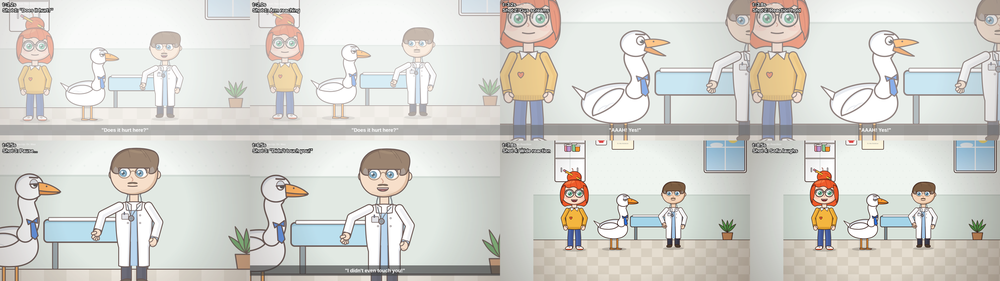
#> input picture test_scene2_stills.png, 1000 x 281 px, shrunk from 3840 x 1080 before the run
$ python prep.py ../../../../test_scene2_stills.png ../../../../drmax_sheet.png
#> lines starting #> are read from the running program, lines starting #| are printed output that depends on the picture
"""The print texture: the Commons scan (1920x1080, a later drawing, public domain) on a 40 px paper margin.
Nothing is added to the picture itself. usage: python -I tools/prep.py <src.jpg> <dir>"""
import sys, os
import numpy as np
from PIL import Image
src, D = sys.argv[1], sys.argv[2]
im = np.asarray(Image.open(src).convert('L'), dtype=np.float32) / 255.0
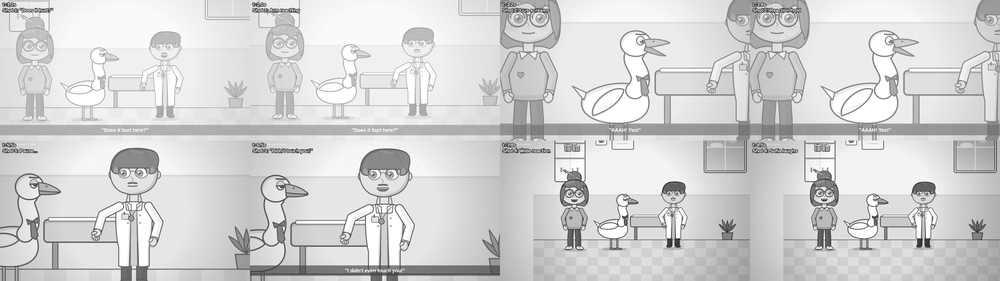
#> im: shape (281, 1000) float32; min 0.114, max 1, mean 0.827
h, w = im.shape; M = 40
#> after `h, w = im.shape`: h = 281; w = 1000
paper = np.ones((h + 2 * M, w + 2 * M, 3), np.float32) * np.array([0.925, 0.915, 0.885], np.float32)
rng = np.random.default_rng(7)
paper *= 1 + (rng.standard_normal(paper.shape[:2])[..., None] * 0.012)
tint = np.array([1.0, 0.99, 0.965], np.float32)
paper[M:M + h, M:M + w] = im[..., None] * tint
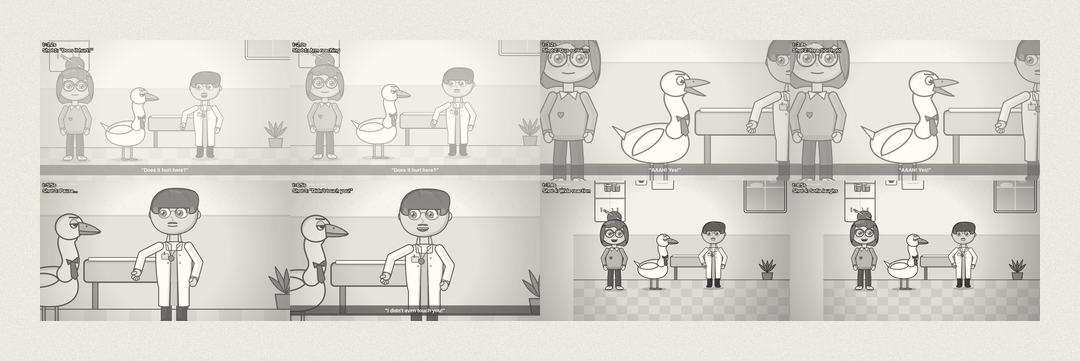
#> paper: shape (361, 1080, 3) float32; mean of channels 0, 1, 2 0.854, 0.845, 0.822; drawn as R, G, B
out = (np.clip(paper, 0, 1) * 255 + 0.5).astype(np.uint8)
Image.fromarray(out).save(os.path.join(D, 'assets', 'tex', 'print.jpg'), quality=95)
print('print.jpg', out.shape)
#| print.jpg (361, 1080, 3)
